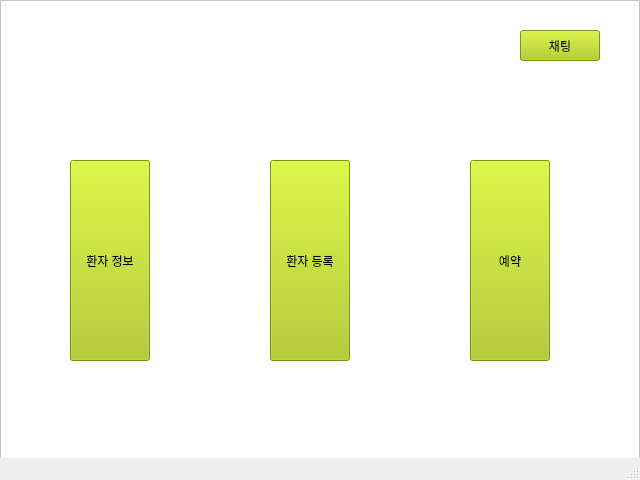
<?xml version="1.0" encoding="UTF-8"?>
<ui version="4.0">
 <class>MainWindow</class>
 <widget class="QMainWindow" name="MainWindow">
  <property name="geometry">
   <rect>
    <x>0</x>
    <y>0</y>
    <width>640</width>
    <height>480</height>
   </rect>
  </property>
  <property name="windowTitle">
   <string>MainPage</string>
  </property>
  <property name="styleSheet">
   <string notr="true"/>
  </property>
  <widget class="QWidget" name="centralwidget">
   <widget class="QFrame" name="frame">
    <property name="geometry">
     <rect>
      <x>0</x>
      <y>0</y>
      <width>640</width>
      <height>480</height>
     </rect>
    </property>
    <property name="styleSheet">
     <string notr="true">background: white</string>
    </property>
    <property name="frameShape">
     <enum>QFrame::Shape::StyledPanel</enum>
    </property>
    <property name="frameShadow">
     <enum>QFrame::Shadow::Raised</enum>
    </property>
    <widget class="QPushButton" name="patinetInfo">
     <property name="geometry">
      <rect>
       <x>70</x>
       <y>160</y>
       <width>80</width>
       <height>201</height>
      </rect>
     </property>
     <property name="styleSheet">
      <string notr="true">background: #acc90e</string>
     </property>
     <property name="text">
      <string>환자 정보</string>
     </property>
    </widget>
    <widget class="QPushButton" name="newPatient">
     <property name="geometry">
      <rect>
       <x>270</x>
       <y>160</y>
       <width>80</width>
       <height>201</height>
      </rect>
     </property>
     <property name="styleSheet">
      <string notr="true">background: #acc90e</string>
     </property>
     <property name="text">
      <string>환자 등록</string>
     </property>
    </widget>
    <widget class="QPushButton" name="reservation">
     <property name="geometry">
      <rect>
       <x>470</x>
       <y>160</y>
       <width>80</width>
       <height>201</height>
      </rect>
     </property>
     <property name="styleSheet">
      <string notr="true">background: #acc90e</string>
     </property>
     <property name="text">
      <string>예약</string>
     </property>
    </widget>
    <widget class="QPushButton" name="chatting">
     <property name="geometry">
      <rect>
       <x>520</x>
       <y>30</y>
       <width>80</width>
       <height>31</height>
      </rect>
     </property>
     <property name="styleSheet">
      <string notr="true">background: #acc90e</string>
     </property>
     <property name="text">
      <string>채팅</string>
     </property>
    </widget>
   </widget>
  </widget>
  <widget class="QMenuBar" name="menubar">
   <property name="geometry">
    <rect>
     <x>0</x>
     <y>0</y>
     <width>640</width>
     <height>21</height>
    </rect>
   </property>
  </widget>
  <widget class="QStatusBar" name="statusbar"/>
 </widget>
 <resources/>
 <connections/>
</ui>
